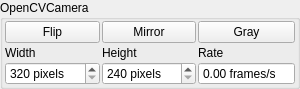
<?xml version="1.0" encoding="UTF-8"?>
<ui version="4.0">
 <class>QOpenCVWidget</class>
 <widget class="QWidget" name="QOpenCVWidget">
  <property name="geometry">
   <rect>
    <x>0</x>
    <y>0</y>
    <width>300</width>
    <height>89</height>
   </rect>
  </property>
  <property name="windowTitle">
   <string>QOpenCVWidget</string>
  </property>
  <layout class="QVBoxLayout" name="verticalLayout">
   <property name="spacing">
    <number>0</number>
   </property>
   <property name="leftMargin">
    <number>0</number>
   </property>
   <property name="topMargin">
    <number>0</number>
   </property>
   <property name="rightMargin">
    <number>0</number>
   </property>
   <property name="bottomMargin">
    <number>0</number>
   </property>
   <item>
    <widget class="QGroupBox" name="cameraBox">
     <property name="title">
      <string>OpenCVCamera</string>
     </property>
     <layout class="QGridLayout" name="gridLayout">
      <property name="leftMargin">
       <number>2</number>
      </property>
      <property name="topMargin">
       <number>1</number>
      </property>
      <property name="rightMargin">
       <number>2</number>
      </property>
      <property name="bottomMargin">
       <number>1</number>
      </property>
      <property name="horizontalSpacing">
       <number>2</number>
      </property>
      <property name="verticalSpacing">
       <number>1</number>
      </property>
      <item row="0" column="0">
       <widget class="QPushButton" name="flipped">
        <property name="text">
         <string>Flip</string>
        </property>
        <property name="checkable">
         <bool>true</bool>
        </property>
       </widget>
      </item>
      <item row="0" column="1">
       <widget class="QPushButton" name="mirrored">
        <property name="text">
         <string>Mirror</string>
        </property>
        <property name="checkable">
         <bool>true</bool>
        </property>
       </widget>
      </item>
      <item row="0" column="2">
       <widget class="QPushButton" name="gray">
        <property name="text">
         <string>Gray</string>
        </property>
        <property name="checkable">
         <bool>true</bool>
        </property>
       </widget>
      </item>
      <item row="1" column="0">
       <widget class="QLabel" name="labelWidth">
        <property name="text">
         <string>Width</string>
        </property>
        <property name="buddy">
         <cstring>width</cstring>
        </property>
       </widget>
      </item>
      <item row="1" column="1">
       <widget class="QLabel" name="labelHeight">
        <property name="text">
         <string>Height</string>
        </property>
        <property name="buddy">
         <cstring>height</cstring>
        </property>
       </widget>
      </item>
      <item row="1" column="2">
       <widget class="QLabel" name="labelRate">
        <property name="text">
         <string>Rate</string>
        </property>
        <property name="buddy">
         <cstring>rate</cstring>
        </property>
       </widget>
      </item>
      <item row="2" column="0">
       <widget class="QSpinBox" name="width">
        <property name="suffix">
         <string> pixels</string>
        </property>
        <property name="minimum">
         <number>320</number>
        </property>
        <property name="maximum">
         <number>1280</number>
        </property>
       </widget>
      </item>
      <item row="2" column="1">
       <widget class="QSpinBox" name="height">
        <property name="suffix">
         <string> pixels</string>
        </property>
        <property name="minimum">
         <number>240</number>
        </property>
        <property name="maximum">
         <number>1024</number>
        </property>
       </widget>
      </item>
      <item row="2" column="2">
       <widget class="QDoubleSpinBox" name="rate">
        <property name="focusPolicy">
         <enum>Qt::WheelFocus</enum>
        </property>
        <property name="buttonSymbols">
         <enum>QAbstractSpinBox::NoButtons</enum>
        </property>
        <property name="suffix">
         <string> frames/s</string>
        </property>
        <property name="maximum">
         <double>200.000000000000000</double>
        </property>
       </widget>
      </item>
     </layout>
    </widget>
   </item>
  </layout>
 </widget>
 <resources/>
 <connections/>
</ui>
